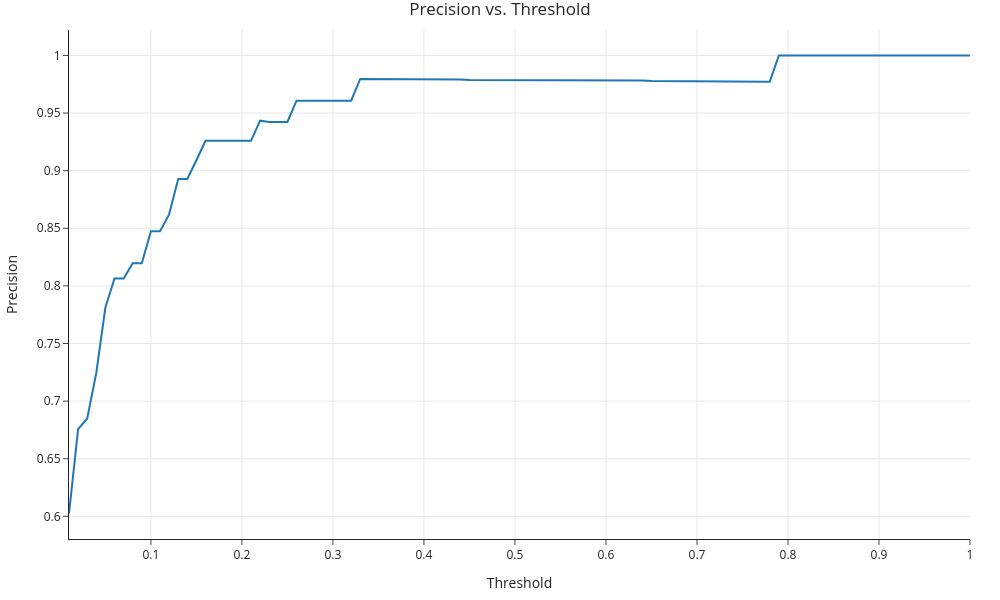

Source (notebook cell):
### Markdown cell above
Let's visualize the results.

### Code cell
px.line(x=thresholds, y=precisions,
        labels={'x': 'Threshold', 'y': 'Precision'}, title='Precision vs. Threshold', width=1000, height=600)

### Figure 1 — Plotly figure (JSON) as saved in the notebook; plotly's stock layout.template omitted (floating-point values rounded to 4 significant figures)
{"data": [{"hovertemplate": "Threshold=%{x}<br>Precision=%{y}<extra></extra>", "legendgroup": "", "line": {"color": "#1F77B4", "dash": "solid"}, "marker": {"symbol": "circle"}, "mode": "lines", "name": "", "orientation": "v", "showlegend": false, "type": "scatter", "x": [0.01, 0.02, 0.03, 0.04, 0.05, 0.06, 0.07, 0.08, 0.09, 0.1, 0.11, 0.12, 0.13, 0.14, 0.15, 0.16, 0.17, 0.18, 0.19, 0.2, 0.21, 0.22, 0.23, 0.24, 0.25, 0.26, 0.27, 0.28, 0.29, 0.3, 0.31, 0.32, 0.33, 0.34, 0.35, 0.36, 0.37, 0.38, 0.39, 0.4, 0.41, 0.42, 0.43, 0.44, 0.45, 0.46, 0.47, 0.48, 0.49, 0.5, 0.51, 0.52, 0.53, 0.54, 0.55, 0.56, 0.57, 0.58, 0.59, 0.6, 0.61, 0.62, 0.63, 0.64, 0.65, 0.66, 0.67, 0.68, 0.69, 0.7, 0.71, 0.72, 0.73, 0.74, 0.75, 0.76, 0.77, 0.78, 0.79, 0.8, 0.81, 0.82, 0.83, 0.84, 0.85, 0.86, 0.87, 0.88, 0.89, 0.9, 0.91, 0.92, 0.93, 0.94, 0.95, 0.96, 0.97, 0.98, 0.99, 1], "xaxis": "x", "y": [0.6024, 0.6757, 0.6849, 0.7246, 0.7812, 0.8065, 0.8065, 0.8197, 0.8197, 0.8475, 0.8475, 0.8621, 0.8929, 0.8929, 0.9091, 0.9259, 0.9259, 0.9259, 0.9259, 0.9259, 0.9259, 0.9434, 0.9423, 0.9423, 0.9423, 0.9608, 0.9608, 0.9608, 0.9608, 0.9608, 0.9608, 0.9608, 0.9796, 0.9796, 0.9792, 0.9792, 0.9792, 0.9792, 0.9792, 0.9792, 0.9792, 0.9792, 0.9792, 0.9792, 0.9787, 0.9787, 0.9787, 0.9787, 0.9787, 0.9783, 0.9783, 0.9783, 0.9783, 0.9783, 0.9783, 0.9783, 0.9783, 0.9783, 0.9783, 0.9783, 0.9783, 0.9783, 0.9783, 0.9783, 0.9778, 0.9778, 0.9778, 0.9778, 0.9778, 0.9778, 0.9778, 0.9778, 0.9778, 0.9778, 0.9778, 0.9773, 0.9773, 0.9773, 1, 1, 1, 1, 1, 1, 1, 1, 1, 1, 1, 1, 1, 1, 1, 1, 1, 1, 1, 1, 1, 1], "yaxis": "y"}], "layout": {"height": 600, "legend": {"tracegroupgap": 0}, "title": {"text": "Precision vs. Threshold"}, "width": 1000, "xaxis": {"anchor": "y", "autorange": true, "domain": [0, 1], "range": [0.01, 1], "title": {"text": "Threshold"}, "type": "linear"}, "yaxis": {"anchor": "x", "autorange": true, "domain": [0, 1], "range": [0.5803, 1.022], "title": {"text": "Precision"}, "type": "linear"}}}
